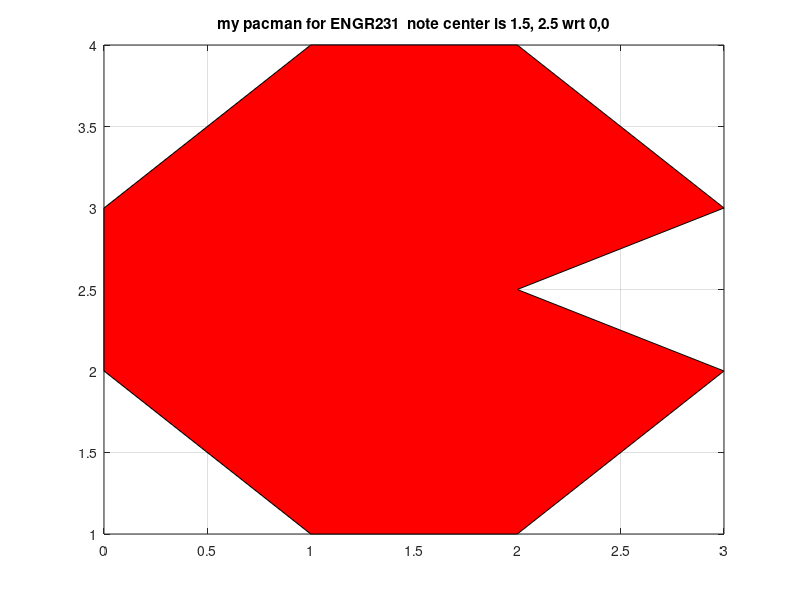
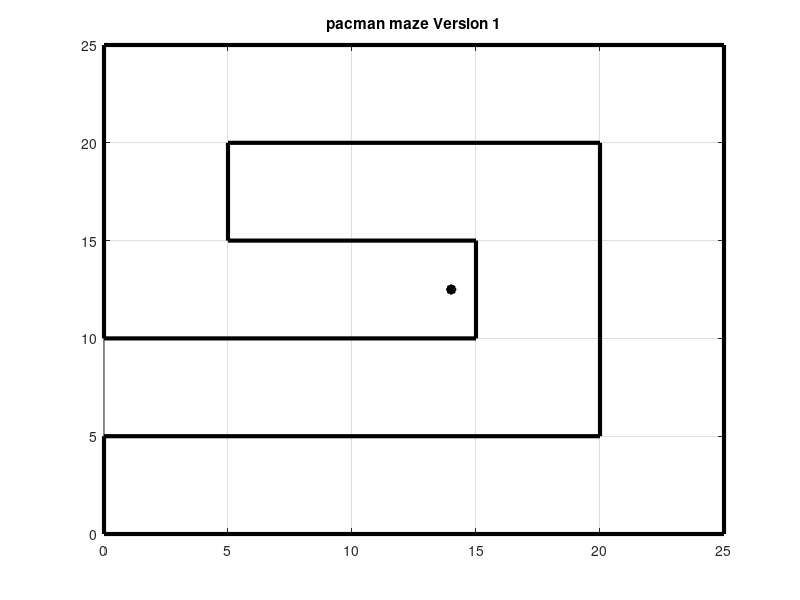

These charts were generated, in order, by the following MATLAB code: (Note: this script raises an error after producing the figures.)
%% Lab7 Week 8 Maze 1 Concepts 15/18/2015
% run this file and then modify it to complete the maze
% make sure it is in the same directory at your trans and rot functions

% Maze 1 Maze 1
close all; clear all;clc;
%% define pacman
xcoords = [0 1 2 3 2   3 2 1 0];
ycoords = [2 1 1 2 2.5 3 4 4 3];
pacman = [xcoords;ycoords;ones(1,length(xcoords))]; % homogeneous coordinates
% note pacman's centeroid is 1.5 in x and 2.5 in y
%% Display Pacman
figure(10)
fill(xcoords,ycoords,'r')
grid on;
hold on;
title('my pacman for ENGR231  note center is 1.5, 2.5 wrt 0,0')

%%   define maze 
% create a new figure for maze ans subsequent work
close all
figure(777)

% outer edges
mm = [[0;0], [25;0], [25;25], [0;25], [0;10], [15;10], [15;15], [5;15], [5;20]];
mazey1 = [[0;0], [0;5]]; % vertical at end
% inner closure
mazex2= [[0;5], [20;5], [20;20], [5;20]];

plot(mm(1,:),mm(2,:),'k','linewidth',3)
hold on
plot(mazex2(1,:),mazex2(2,:),'k','linewidth',3)
plot(mazey1(1,:), mazey1(2,:), 'k','linewidth', 3)
grid on; 
title('pacman maze Version 1')
%%  show final destination
plot(14,12.5, 'k*', 'linewidth', 5)
%%  Move Pacman about the maze
% note the use of pause shows an animation if you run the completed file

% starting postion
pac0 = trans(0,0)*pacman;  % no translation
fill(pac0(1,:),pac0(2,:),'r')

% move 12 units to right with no rotation
pac1= trans(12,0)*trans(1.5,2.5)*rot(0)*trans(-1.5,-2.5)*pacman; 
fill(pac1(1,:),pac1(2,:),'b')

% move to 21,0 put mouth facing up
% first move center of pacman to (0,0) rotate 90 degrees CW move back to
% (1.5,2.5) then translate 21 in x referenced from the starting position
pac2 = trans(21,0)*trans(1.5,2.5)*rot(90)*trans(-1.5,-2.5)*pacman;
fill(pac2(1,:),pac2(2,:),'g')

%% your code goes here *********
%[rand rand rand] gives you different colours everytime you run it!

% How Exciting!!! haha

pac3 = trans(0,10)*pac2;
fill(pac3(1,:),pac3(2,:),[rand rand rand])
% moving pacman 3 image 10 units in y

pac4 = trans(21,20)*trans(1.5,2.5)*rot(180)*trans(-1.5,-2.5)*pacman;
fill(pac4(1,:),pac4(2,:),[rand rand rand])
% creating pacman 4 by rotating orginial pacman by 180 degrees then
% translating 21 units in x and 20 units in y

pacex = trans(0,10)*rot(90)*pac3;
fill(pacex(1,:),pacex(2,:),[rand rand rand])


pac5 = trans(1,20)*trans(1.5,2.5)*rot(-90)*trans(-1.5,-2.5)*pacman;
fill(pac5(1,:),pac5(2,:),[rand rand rand])
% creating pacman 5 by rotating orginial pacman by -90 degrees then
% translating 1 unit in x and 20 units in y

pac6 = trans(0,-5)*pac5;
fill(pac6(1,:),pac6(2,:),[rand rand rand])
% moving pacman 5 image -5 units in y

pac7 = trans(1,10)*pacman;
fill(pac7(1,:),pac7(2,:),[rand rand rand])
% moving original pacman image 1 unit in x and 10 units in y

pac8 = trans(10,0)*pac7;
fill(pac8(1,:),pac8(2,:),[rand rand rand])
% moving pacman 7 image 10 units in x